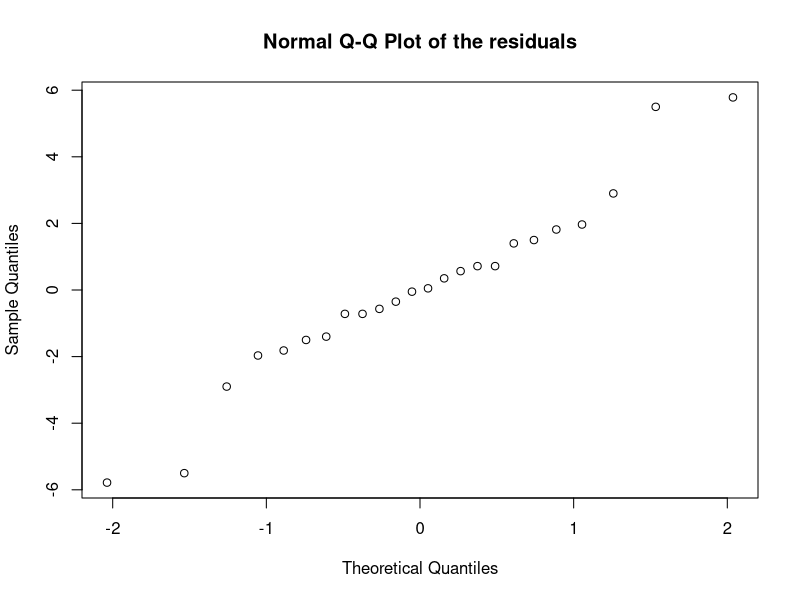
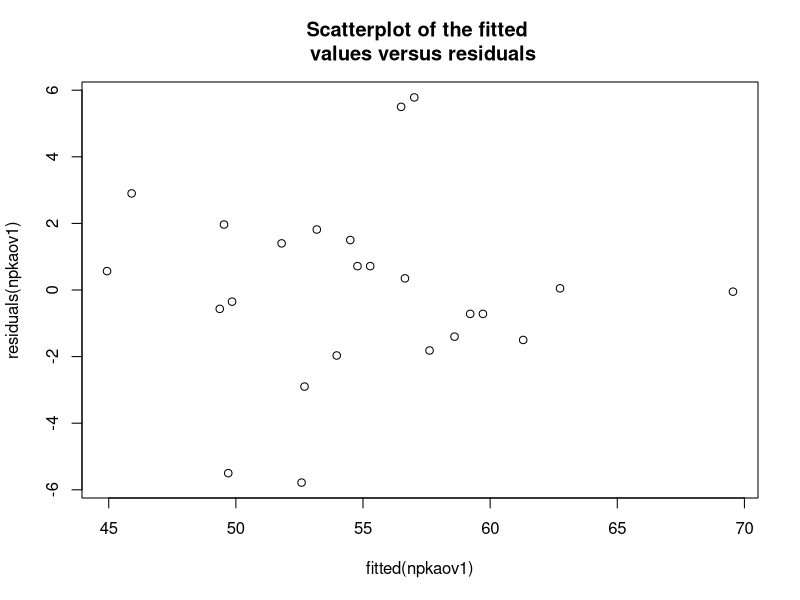
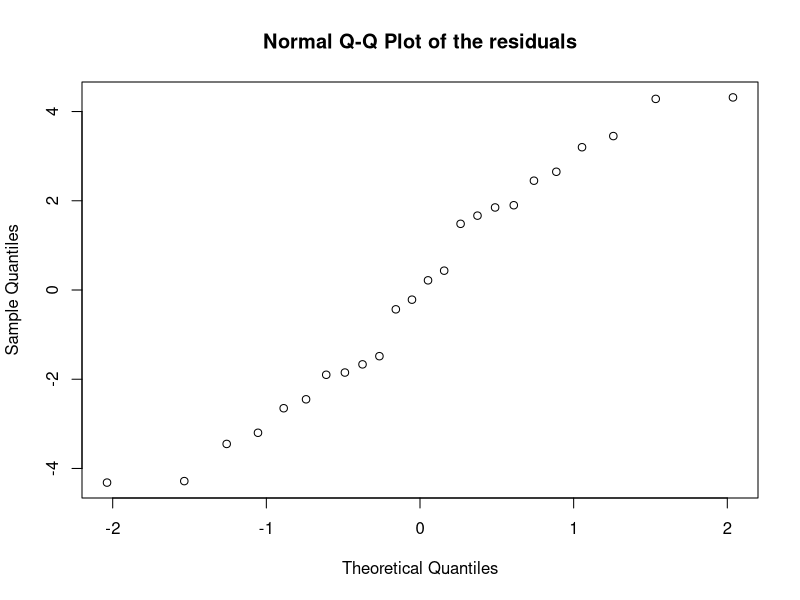
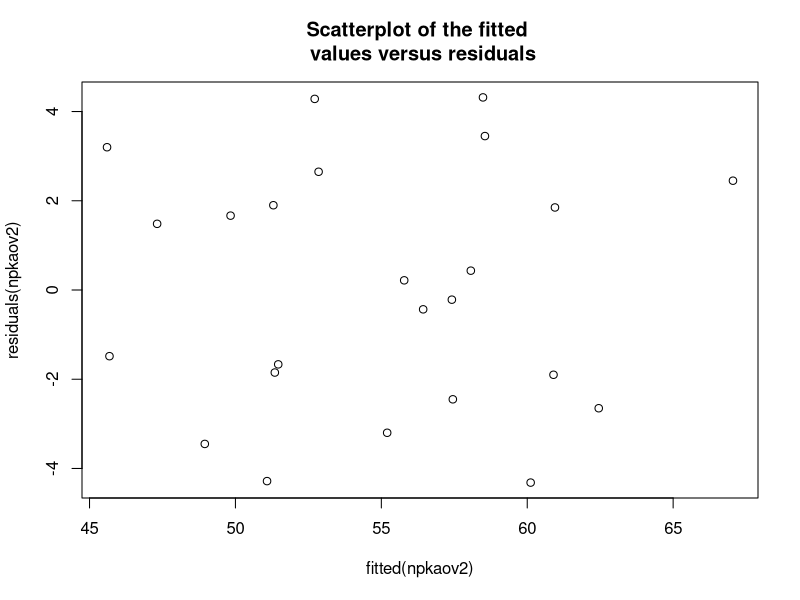
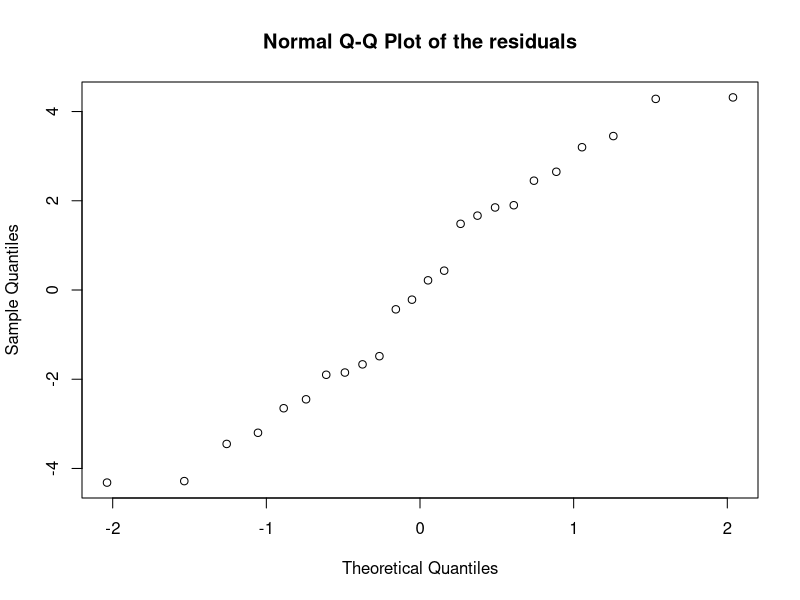
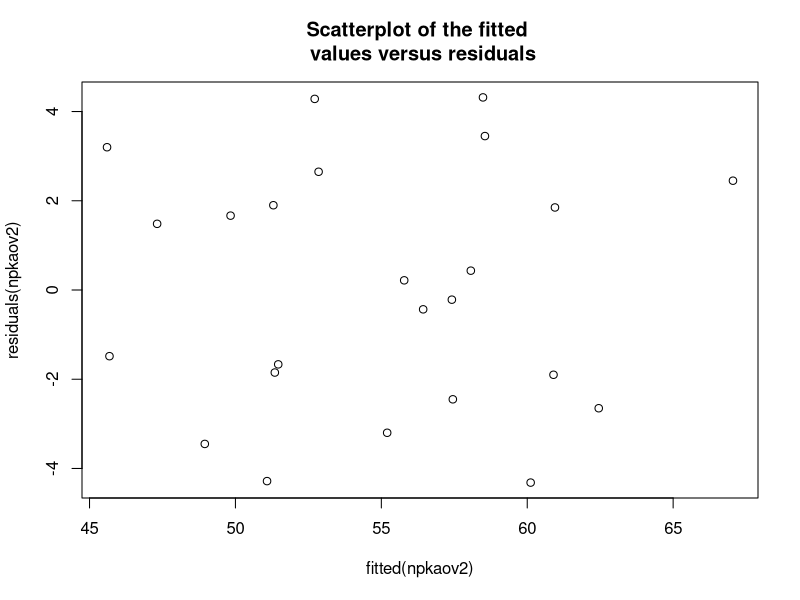

Reproduce these figures in R, in order.
npkdf = data.frame(yield=as.vector(as.matrix(npk$yield)), 
                   block=as.factor(npk$block),
                   N=as.factor(npk$N),
                   K=as.factor(npk$K),
                   P=as.factor(npk$P))

npkaov1 = lm(yield ~ block * K + P + N, data=npkdf)
print(anova(npkaov1))

npkaov2 = lm(yield ~ block * P + K + N, data=npkdf)
print(anova(npkaov2))

npkaov3 = lm(yield ~ block + K + P + N, data=npkdf)
print(anova(npkaov3))

size = c(300, 300)
png(file="exercise-4/graphs/exercise-4-d-qqnorm-residuals-m1.png", width=size[1], height=size[2])
qqnorm(residuals(npkaov1),
       main="Normal Q-Q Plot of the residuals")
dev.off()

png(file="exercise-4/graphs/exercise-4-d-plot-fitted-m1.png", width=size[1], height=size[2])
plot(fitted(npkaov1), residuals(npkaov1),
     main="Scatterplot of the fitted \n values versus residuals")
dev.off()

png(file="exercise-4/graphs/exercise-4-d-qqnorm-residuals-m2.png", width=size[1], height=size[2])
qqnorm(residuals(npkaov2),
       main="Normal Q-Q Plot of the residuals")
dev.off()

png(file="exercise-4/graphs/exercise-4-d-plot-fitted-m2.png", width=size[1], height=size[2])
plot(fitted(npkaov2), residuals(npkaov2),
     main="Scatterplot of the fitted \n values versus residuals")
dev.off()

png(file="exercise-4/graphs/exercise-4-d-qqnorm-residuals-m3.png", width=size[1], height=size[2])
qqnorm(residuals(npkaov2),
       main="Normal Q-Q Plot of the residuals")
dev.off()

png(file="exercise-4/graphs/exercise-4-d-plot-fitted-m3.png", width=size[1], height=size[2])
plot(fitted(npkaov2), residuals(npkaov2),
     main="Scatterplot of the fitted \n values versus residuals")
dev.off()
